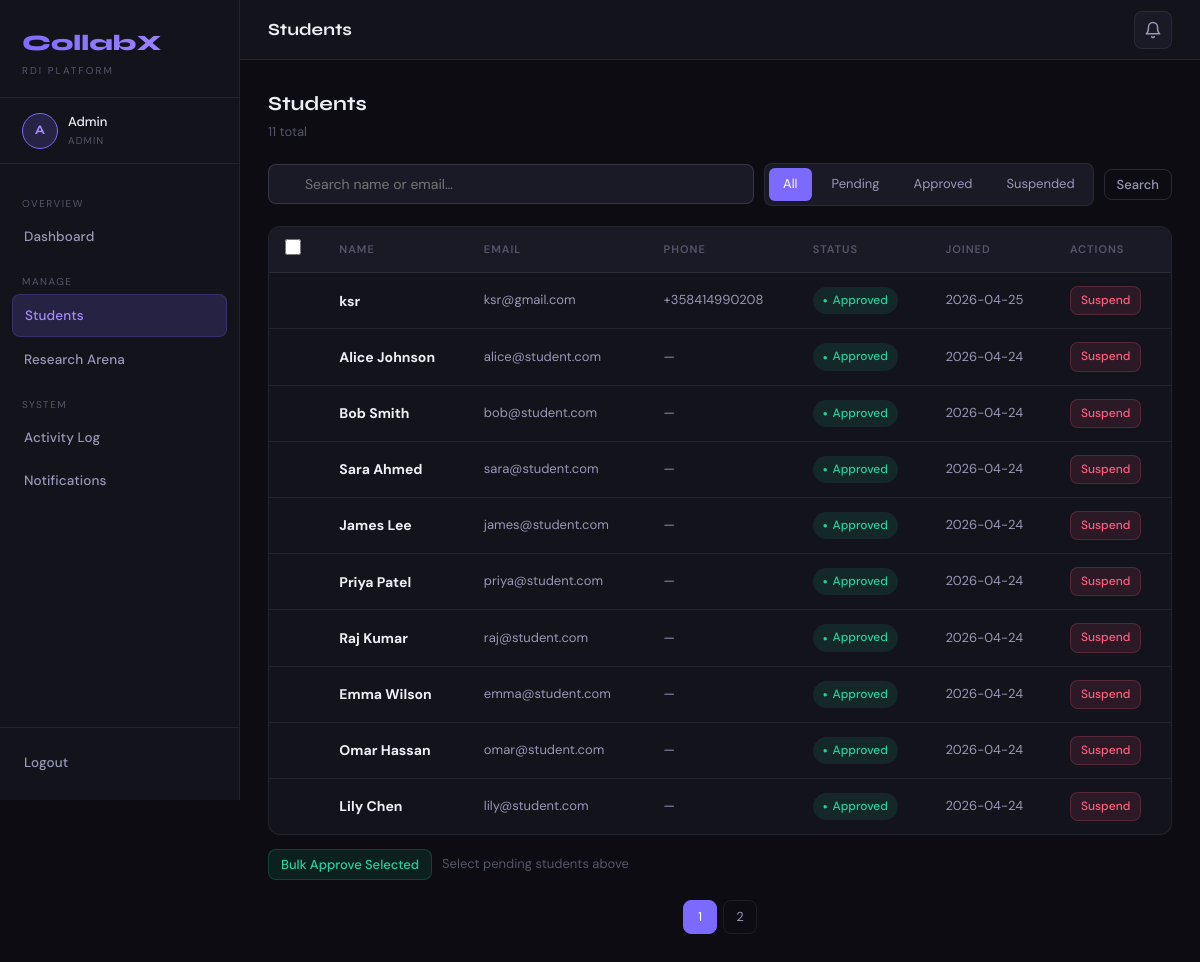
/admin/students (signed in), run on the app's committed database.
### tables this page shows
CREATE TABLE users (
    id INTEGER PRIMARY KEY AUTOINCREMENT, name TEXT NOT NULL, email TEXT UNIQUE NOT NULL,
    phone TEXT, password TEXT NOT NULL, role TEXT DEFAULT 'student',
    approved INTEGER DEFAULT 0, suspended INTEGER DEFAULT 0,
    created_at TIMESTAMP DEFAULT CURRENT_TIMESTAMP);

### app.py (the view)
@app.route("/admin/students")
@login_required(role="admin")
def admin_students():
    q=request.args.get("q",""); fs=request.args.get("status","all"); page=int(request.args.get("page",1))
    db=get_db(); base="SELECT * FROM users WHERE role='student'"; params=[]
    if q: base+=" AND (name LIKE ? OR email LIKE ?)"; params+=[f"%{q}%",f"%{q}%"]
    if fs=="pending": base+=" AND approved=0 AND suspended=0"
    elif fs=="approved": base+=" AND approved=1 AND suspended=0"
    elif fs=="suspended": base+=" AND suspended=1"
    total=db.execute(f"SELECT COUNT(*) FROM ({base})",params).fetchone()[0]
    pages=max(1,math.ceil(total/PER_PAGE))
    students=db.execute(base+f" ORDER BY created_at DESC LIMIT {PER_PAGE} OFFSET {(page-1)*PER_PAGE}",params).fetchall()
    db.close()
    return render_template("admin_students.html", students=students, search=q, filter_status=fs,
                           page=page, pages=pages, total=total, unread_count=unread(session["user_id"]))

### app.py (called while the page is built)
def get_db():
    db = sqlite3.connect("database.db")
    db.row_factory = sqlite3.Row
    return db

def unread(user_id):
    db = get_db(); n = db.execute("SELECT COUNT(*) FROM notifications WHERE user_id=? AND is_read=0",(user_id,)).fetchone()[0]; db.close(); return n

def login_required(role=None):
    def decorator(fn):
        @wraps(fn)
        def wrapper(*args, **kwargs):
            if "user_id" not in session: return redirect("/")
            if role and session.get("role") != role: return render_template("error.html",message="Access denied.",code=403),403
            return fn(*args, **kwargs)
        return wrapper
    return decorator

### templates/admin_students.html (shortened to what this page needs)
{% extends "base.html" %}
{% block topbar_title %}Students{% endblock %}
{% block content %}
<div class="section-header">
 <div><div class="section-title">Students</div><div class="section-sub">{{ total }} total</div></div>
</div>
<div class="toolbar">
 <form method="GET" style="display:contents;">
 <div class="search-wrap"><input type="text" name="q" value="{{ search }}" placeholder="Search name or email…"></div>
 <div class="filter-tabs">
 <a href="?status=all&q={{ search }}" class="filter-tab {% if filter_status=='all' %}active{% endif %}">All</a>
 <a href="?status=pending&q={{ search }}" class="filter-tab {% if filter_status=='pending' %}active{% endif %}">Pending</a>
 <a href="?status=approved&q={{ search }}" class="filter-tab {% if filter_status=='approved' %}active{% endif %}">Approved</a>
 <a href="?status=suspended&q={{ search }}" class="filter-tab {% if filter_status=='suspended' %}active{% endif %}">Suspended</a>
 </div>
 <button type="submit" class="btn btn-outline btn-sm">Search</button>
 </form>
</div>
<form method="POST" action="/admin/bulk_approve">
<div class="table-wrap"><table>
 <thead><tr><th><input type="checkbox" id="chkAll" onclick="document.querySelectorAll('[name=student_ids]').forEach(c=>c.checked=this.checked)"></th><th>Name</th><th>Email</th><th>Phone</th><th>Status</th><th>Joined</th><th>Actions</th></tr></thead>
 <tbody>
 {% for s in students %}
 <tr>
 <td>{% if s['approved']==0 and s['suspended']==0 %}<input type="checkbox" name="student_ids" value="{{ s['id'] }}">{% endif %}</td>
 <td><strong>{{ s['name'] }}</strong></td>
 <td class="td-muted">{{ s['email'] }}</td>
 <td class="td-muted">{{ s['phone'] or '—' }}</td>
 <td>
 {% if s['suspended']==1 %}<span class="badge badge-suspended">Suspended</span>
 {% elif s['approved']==1 %}<span class="badge badge-approved">Approved</span>
 {% else %}<span class="badge badge-pending">Pending</span>{% endif %}
 </td>
 <td class="td-muted">{{ s['created_at'][:10] if s['created_at'] else '—' }}</td>
 <td><div class="btn-group">
 {% if s['approved']==0 and s['suspended']==0 %}
 <a href="/admin/approve_student/{{ s['id'] }}" class="btn btn-success btn-xs">Approve</a>
 <a href="/admin/reject_student/{{ s['id'] }}" class="btn btn-danger btn-xs" onclick="return confirm('Delete student?')">Reject</a>
 {% elif s['suspended']==1 %}
 <a href="/admin/unsuspend_student/{{ s['id'] }}" class="btn btn-outline btn-xs">Unsuspend</a>
 {% else %}
 <a href="/admin/suspend_student/{{ s['id'] }}" class="btn btn-danger btn-xs">Suspend</a>
 {% endif %}
 </div></td>
 </tr>
 {% else %}
 <tr><td colspan="7"><div class="empty-state"><div class="empty-icon"></div><div class="empty-title">No students found</div></div></td></tr>
 {% endfor %}
 </tbody>
</table></div>
<div style="margin-top:14px;display:flex;align-items:center;gap:10px;">
{% if filter_status == "pending" or filter_status == "all" %}
 <button type="submit" class="btn btn-success btn-sm">Bulk Approve Selected</button>
 <span style="font-size:13px;color:var(--text3);">Select pending students above</span>
{% endif %}
</div>
</form>
{% if pages > 1 %}<div class="pagination">{% for p in range(1,pages+1) %}<a href="?page={{ p }}&q={{ search }}&status={{ filter_status }}" class="page-link {% if p==page %}active{% endif %}">{{ p }}</a>{% endfor %}</div>{% endif %}
{% endblock %}

### static/style.css (style rules this page uses)
:root { --bg:#0c0c12;--bg2:#13131c;--bg3:#1a1a26;--bg4:#21212f;--border:rgba(255,255,255,0.07);--border2:rgba(255,255,255,0.12);--accent:#7c6aff;--accent2:#a78bfa;--accent-d:#5b4de0;--glow:rgba(124,106,255,0.18);--green:#22d3a0;--green-bg:rgba(34,211,160,0.1);--red:#ff5e7d;--red-bg:rgba(255,94,125,0.1);--amber:#fbbf24;--amber-bg:rgba(251,191,36,0.1);--blue:#38bdf8;--blue-bg:rgba(56,189,248,0.1);--text:#eeeef8;--text2:#9898b8;--text3:#55556a;--sidebar:240px;--r:12px;--r-sm:8px;--r-lg:18px }
*,*::before,*::after { box-sizing:border-box;margin:0;padding:0 }
html { scroll-behavior:smooth }
body { font-family:'DM Sans',sans-serif;background:var(--bg);color:var(--text);min-height:100vh;font-size:15px;line-height:1.6 }
input[type=text],input[type=email],input[type=password],input[type=date],textarea,select { width:100%;background:var(--bg3);border:1px solid var(--border2);border-radius:var(--r-sm);padding:10px 14px;color:var(--text);font-family:'DM Sans',sans-serif;font-size:14px;transition:border-color .18s,box-shadow .18s;outline:none }
.btn { display:inline-flex;align-items:center;gap:6px;padding:9px 18px;border-radius:var(--r-sm);font-family:'DM Sans',sans-serif;font-size:14px;font-weight:500;cursor:pointer;border:none;text-decoration:none;transition:all .18s;white-space:nowrap }
.btn-outline { background:transparent;border:1px solid var(--border2);color:var(--text2) }
.btn-danger { background:var(--red-bg);color:var(--red);border:1px solid rgba(255,94,125,0.2) }
.btn-success { background:var(--green-bg);color:var(--green);border:1px solid rgba(34,211,160,0.2) }
.btn-sm { padding:6px 12px;font-size:13px }
.btn-xs { padding:4px 10px;font-size:12px }
.btn-group { display:flex;gap:8px;flex-wrap:wrap }
.table-wrap { background:var(--bg2);border:1px solid var(--border);border-radius:var(--r);overflow:hidden }
table { width:100%;border-collapse:collapse }
thead th { background:var(--bg3);padding:12px 16px;font-size:11px;font-weight:600;color:var(--text3);text-transform:uppercase;letter-spacing:1px;text-align:left }
tbody tr { border-top:1px solid var(--border);transition:background .15s }
td { padding:13px 16px;font-size:14px;color:var(--text);vertical-align:middle }
.td-muted { color:var(--text2);font-size:13px }
.badge { display:inline-flex;align-items:center;gap:5px;padding:4px 10px;border-radius:20px;font-size:12px;font-weight:500 }
.badge::before { content:'●';font-size:8px }
.badge-approved { background:var(--green-bg);color:var(--green) }
.toolbar { display:flex;align-items:center;gap:10px;margin-bottom:20px;flex-wrap:wrap }
.search-wrap { position:relative;flex:1;min-width:200px }
.search-wrap input { padding-left:36px }
.filter-tabs { display:flex;gap:6px;background:var(--bg3);border:1px solid var(--border);border-radius:var(--r-sm);padding:4px }
.filter-tab { padding:6px 14px;border-radius:6px;font-size:13px;color:var(--text2);text-decoration:none;transition:all .15s }
.filter-tab.active { background:var(--accent);color:#fff }
.pagination { display:flex;align-items:center;gap:6px;justify-content:center;padding:20px 0 4px }
.page-link { width:34px;height:34px;display:flex;align-items:center;justify-content:center;border-radius:var(--r-sm);border:1px solid var(--border);color:var(--text2);text-decoration:none;font-size:13px;transition:all .15s }
.page-link.active { background:var(--accent);border-color:var(--accent);color:#fff }
.section-header { display:flex;align-items:center;justify-content:space-between;margin-bottom:20px;flex-wrap:wrap;gap:12px }
.section-title { font-family:'Syne',sans-serif;font-size:20px;font-weight:700;color:var(--text) }
.section-sub { font-size:13px;color:var(--text3);margin-top:2px }
input[type=checkbox] { width:16px;height:16px;accent-color:var(--accent);cursor:pointer }

### data on the page
users: name "ksr", email "ksr@gmail.com", phone "+358414990208", suspended "Approved", created_at "2026-04-25"
users: name "Alice Johnson", email "alice@student.com", s "—", suspended "Approved", created_at "2026-04-24"
users: name "Bob Smith", email "bob@student.com", s "—", suspended "Approved", created_at "2026-04-24"
users: name "Sara Ahmed", email "sara@student.com", s "—", suspended "Approved", created_at "2026-04-24"
users: name "James Lee", email "james@student.com", s "—", suspended "Approved", created_at "2026-04-24"
users: name "Priya Patel", email "priya@student.com", s "—", suspended "Approved", created_at "2026-04-24"
users: name "Raj Kumar", email "raj@student.com", s "—", suspended "Approved", created_at "2026-04-24"
users: name "Emma Wilson", email "emma@student.com", s "—", suspended "Approved", created_at "2026-04-24"
users: name "Omar Hassan", email "omar@student.com", s "—", suspended "Approved", created_at "2026-04-24"
users: name "Lily Chen", email "lily@student.com", s "—", suspended "Approved", created_at "2026-04-24"

### other printed values
{{ session['name'][0].upper() }} "A"
{{ session['name'] }} "Admin"
{{ session['role'] }} "ADMIN"
{{ total }} "11"
{{ p }} "1" "2"
